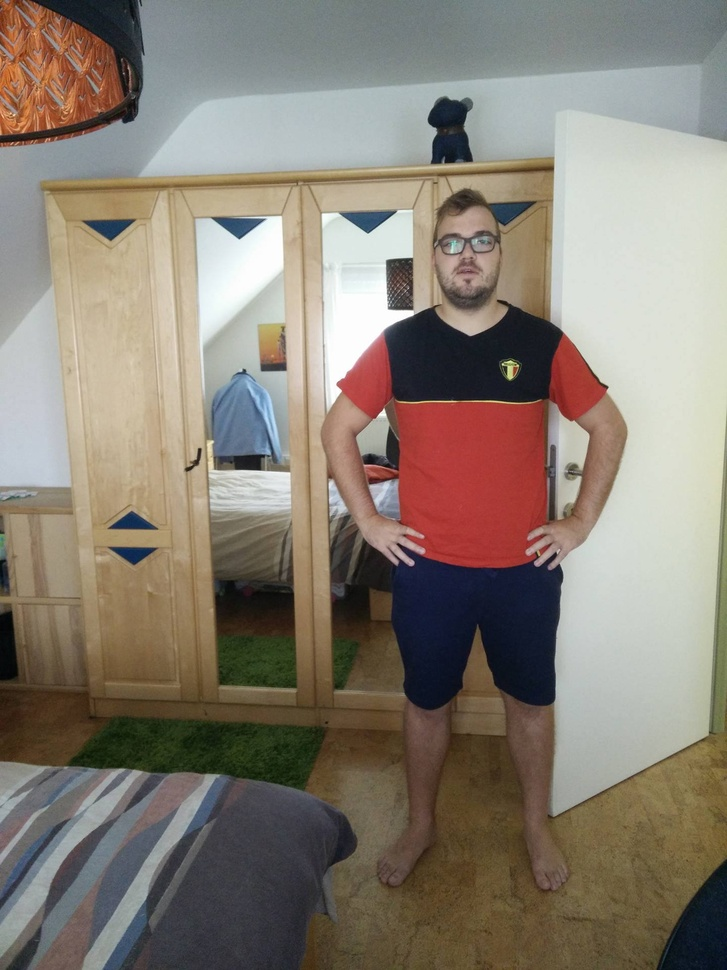
#> input picture img/jochen_foto2.jpg, 727 x 970 px, shrunk from 1440 x 1920 before the run, found by its file name
$ python brute_force.py
#> lines starting #> are read from the running program, lines starting #| are printed output that depends on the picture
import numpy as np
import cv2
import matplotlib.pyplot as plt

img1 = cv2.imread('jochen_foto2.jpg',0) # queryImage
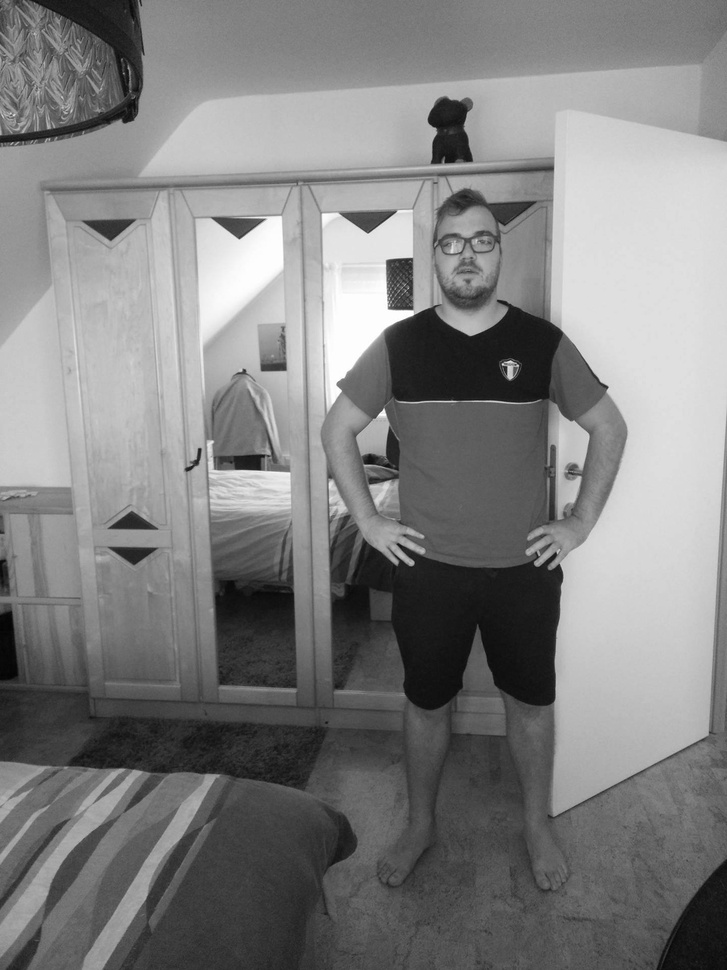
#> img1: shape (970, 727); min 3, max 255, mean 128.2
img2 = cv2.imread('foto8.jpg',0) # trainImage
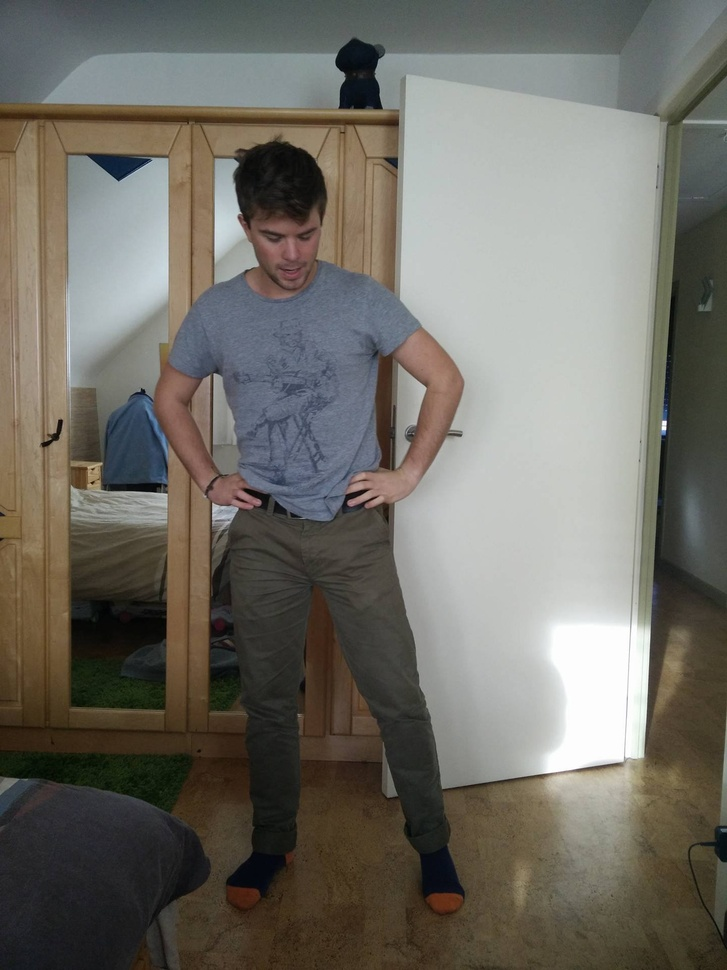
#> input picture img/foto8.jpg, 727 x 970 px, shrunk from 1440 x 1920 before the run, found by its file name
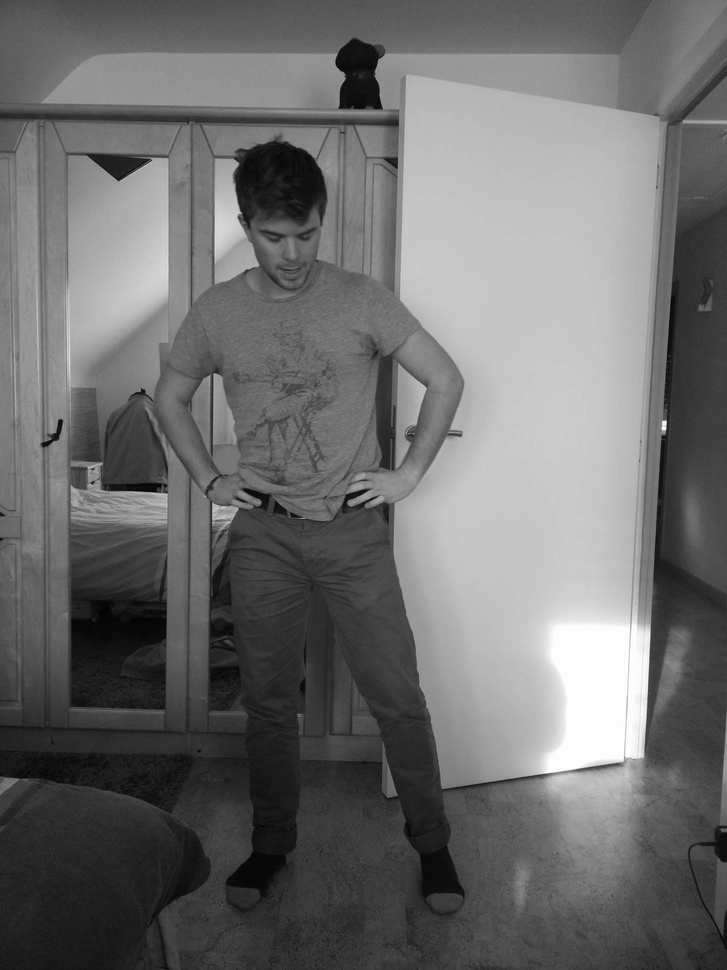
#> img2: shape (970, 727); min 1, max 255, mean 109.1

# Initiate ORB detector
orb = cv2.ORB_create()

# find the keypoints and descriptors with ORB
kp1, des1 = orb.detectAndCompute(img1,None)
#> kp1 = 500 keypoints; strongest (x, y, size): (383, 410, 31), (401, 312, 111.1), (607, 387, 31), (506, 368, 31)
kp2, des2 = orb.detectAndCompute(img2,None)
#> kp2 = 500 keypoints; strongest (x, y, size): (665, 421, 31), (663, 421, 31), (663, 429, 31), (665, 429, 31)

# create BFMatcher object
bf = cv2.BFMatcher(cv2.NORM_HAMMING, crossCheck=True)
# Match descriptors.
matches = bf.match(des1,des2)
#> matches = 118 matches
# Sort them in the order of their distance.
matches = sorted(matches, key = lambda x:x.distance)


for i in range(0,50):
    print("max:: " , matches[i].distance)
#> this loop made 50 passes
#| max::  6.0
#| max::  12.0
#| max::  12.0
#| max::  16.0
#| max::  17.0
#| max::  19.0
#| max::  20.0
#| max::  21.0
#> (further printed lines are left out)

draw_keypoints = np.shape(matches)[0]   #10
#> draw_keypoints = 118
draw_keypoints = 30


img3=1
# Draw first 10 matches.
img3 = cv2.drawMatches(img1,kp1,img2,kp2,matches[:draw_keypoints], None, flags=2)
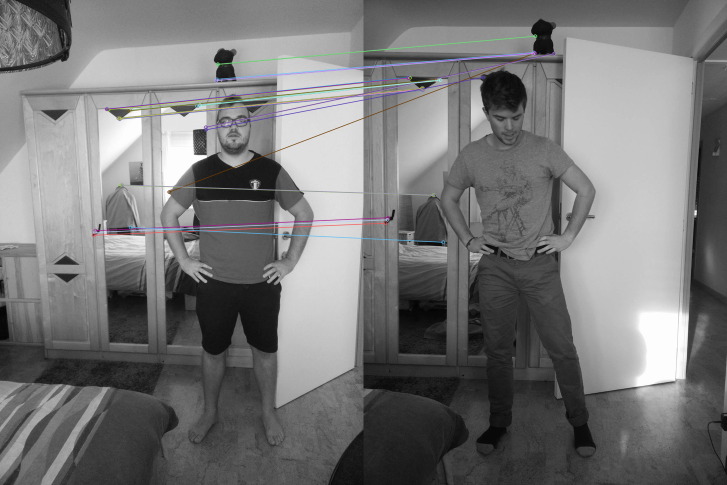
#> img3: shape (970, 1454, 3) (shown at 1/2 size); mean of channels 0, 1, 2 118.8, 118.6, 118.6; drawn as B, G, R
plt.imshow(img3),plt.show()
